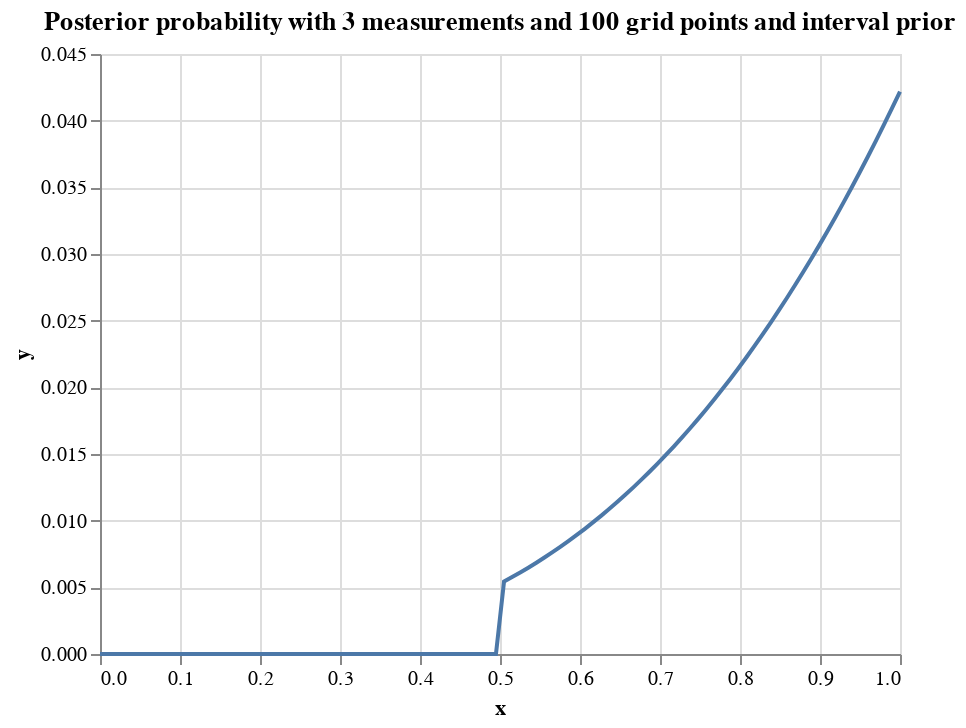

Write notebook code for a chart like this one.
### Code cell
grid_search_posterior_interval_prior("W,W,W", 0.5, 100)

### Figure 1 — Vega-Lite specification as saved in the notebook (floating-point values rounded to 4 significant figures)
{"config": {"view": {"continuousWidth": 400, "continuousHeight": 300}}, "data": {"name": "data-aa7eeb2ef2bd74b701182d5e4304c6e9"}, "mark": "line", "encoding": {"x": {"type": "quantitative", "field": "x"}, "y": {"type": "quantitative", "field": "y"}}, "title": "Posterior probability with 3 measurements and 100 grid points and interval prior", "$schema": "https://vega.github.io/schema/vega-lite/v4.8.1.json", "datasets": {"data-aa7eeb2ef2bd74b701182d5e4304c6e9": [{"x": 0.0, "y": 0.0}, {"x": 0.0101, "y": 0.0}, {"x": 0.0202, "y": 0.0}, {"x": 0.0303, "y": 0.0}, {"x": 0.0404, "y": 0.0}, {"x": 0.05051, "y": 0.0}, {"x": 0.06061, "y": 0.0}, {"x": 0.07071, "y": 0.0}, {"x": 0.08081, "y": 0.0}, {"x": 0.09091, "y": 0.0}, {"x": 0.101, "y": 0.0}, {"x": 0.1111, "y": 0.0}, {"x": 0.1212, "y": 0.0}, {"x": 0.1313, "y": 0.0}, {"x": 0.1414, "y": 0.0}, {"x": 0.1515, "y": 0.0}, {"x": 0.1616, "y": 0.0}, {"x": 0.1717, "y": 0.0}, {"x": 0.1818, "y": 0.0}, {"x": 0.1919, "y": 0.0}, {"x": 0.202, "y": 0.0}, {"x": 0.2121, "y": 0.0}, {"x": 0.2222, "y": 0.0}, {"x": 0.2323, "y": 0.0}, {"x": 0.2424, "y": 0.0}, {"x": 0.2525, "y": 0.0}, {"x": 0.2626, "y": 0.0}, {"x": 0.2727, "y": 0.0}, {"x": 0.2828, "y": 0.0}, {"x": 0.2929, "y": 0.0}, {"x": 0.303, "y": 0.0}, {"x": 0.3131, "y": 0.0}, {"x": 0.3232, "y": 0.0}, {"x": 0.3333, "y": 0.0}, {"x": 0.3434, "y": 0.0}, {"x": 0.3535, "y": 0.0}, {"x": 0.3636, "y": 0.0}, {"x": 0.3737, "y": 0.0}, {"x": 0.3838, "y": 0.0}, {"x": 0.3939, "y": 0.0}, {"x": 0.404, "y": 0.0}, {"x": 0.4141, "y": 0.0}, {"x": 0.4242, "y": 0.0}, {"x": 0.4343, "y": 0.0}, {"x": 0.4444, "y": 0.0}, {"x": 0.4545, "y": 0.0}, {"x": 0.4646, "y": 0.0}, {"x": 0.4747, "y": 0.0}, {"x": 0.4848, "y": 0.0}, {"x": 0.4949, "y": 0.0}, {"x": 0.5051, "y": 0.005434}, {"x": 0.5152, "y": 0.005767}, {"x": 0.5253, "y": 0.006113}, {"x": 0.5354, "y": 0.006472}, {"x": 0.5455, "y": 0.006846}, {"x": 0.5556, "y": 0.007233}, {"x": 0.5657, "y": 0.007635}, {"x": 0.5758, "y": 0.008051}, {"x": 0.5859, "y": 0.008482}, {"x": 0.596, "y": 0.008929}, {"x": 0.6061, "y": 0.009391}, {"x": 0.6162, "y": 0.009868}, {"x": 0.6263, "y": 0.01036}, {"x": 0.6364, "y": 0.01087}, {"x": 0.6465, "y": 0.0114}, {"x": 0.6566, "y": 0.01194}, {"x": 0.6667, "y": 0.0125}, {"x": 0.6768, "y": 0.01308}, {"x": 0.6869, "y": 0.01367}, {"x": 0.697, "y": 0.01428}, {"x": 0.7071, "y": 0.01491}, {"x": 0.7172, "y": 0.01556}, {"x": 0.7273, "y": 0.01623}, {"x": 0.7374, "y": 0.01691}, {"x": 0.7475, "y": 0.01762}, {"x": 0.7576, "y": 0.01834}, {"x": 0.7677, "y": 0.01908}, {"x": 0.7778, "y": 0.01985}, {"x": 0.7879, "y": 0.02063}, {"x": 0.798, "y": 0.02143}, {"x": 0.8081, "y": 0.02226}, {"x": 0.8182, "y": 0.0231}, {"x": 0.8283, "y": 0.02397}, {"x": 0.8384, "y": 0.02486}, {"x": 0.8485, "y": 0.02577}, {"x": 0.8586, "y": 0.0267}, {"x": 0.8687, "y": 0.02765}, {"x": 0.8788, "y": 0.02863}, {"x": 0.8889, "y": 0.02963}, {"x": 0.899, "y": 0.03065}, {"x": 0.9091, "y": 0.03169}, {"x": 0.9192, "y": 0.03276}, {"x": 0.9293, "y": 0.03385}, {"x": 0.9394, "y": 0.03497}, {"x": 0.9495, "y": 0.03611}, {"x": 0.9596, "y": 0.03727}, {"x": 0.9697, "y": 0.03846}, {"x": 0.9798, "y": 0.03968}, {"x": 0.9899, "y": 0.04092}, {"x": 1.0, "y": 0.04218}]}}
